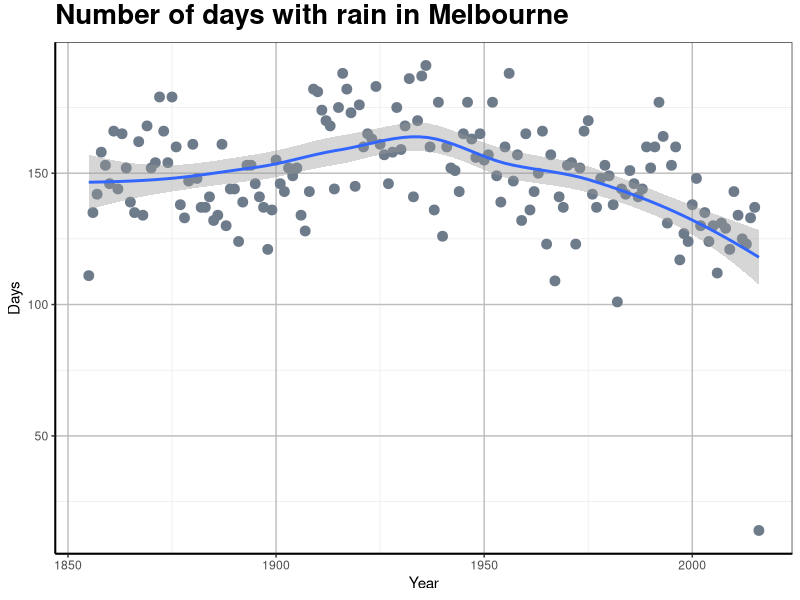
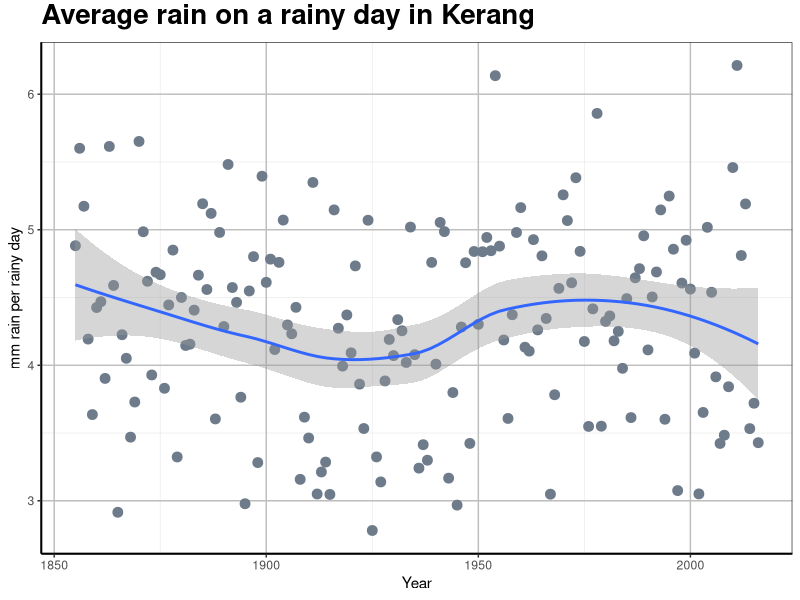

R code for these plots, in order:
library(tidyverse)
library(reshape2)

data1<-read.csv("data/melbourne.csv", header = TRUE)

rain <- select(data1, everything())%>%
        filter(Year %in% 1855:2018)%>%
        group_by(Year)%>%
        filter(Rain>0)%>%
        summarise(Days =n())

rain2 <- select(data1, everything())%>%
        filter(Year %in% 1855:2018)%>%
        group_by(Year)%>%
        filter(Rain>0)%>%
        summarise(Amt = mean(Rain))


        

plot <- ggplot(rain, aes(Year,Days)) + 
        geom_point(size = 3, colour = "lightsteelblue4") + 
        geom_smooth(method = loess) + 
        #geom_smooth(method = lm) + 
        #ylim(150,300) +
        theme_bw()

plot <- plot +  labs(title="Number of days with rain in Melbourne") +
        theme(plot.title = element_text(size=20, face="bold", vjust=1.5, lineheight=1.2))


plot <- plot + theme(panel.grid.major = element_line(size = 0.5, color = "grey"), axis.line = element_line(size = 0.7, color = "black"))    
plot

plot <- ggplot(rain2, aes(Year,Amt)) + 
        geom_point(size = 3, colour = "lightsteelblue4") + 
        geom_smooth(method = loess) + 
        #ylim(150,300) +
        theme_bw()

plot <- plot +  labs(y= "mm rain per rainy day", title="Average rain on a rainy day in Kerang") +
        theme(plot.title = element_text(size=20, face="bold", vjust=1.5, lineheight=1.2))


plot <- plot + theme(panel.grid.major = element_line(size = 0.5, color = "grey"), axis.line = element_line(size = 0.7, color = "black"))    
plot